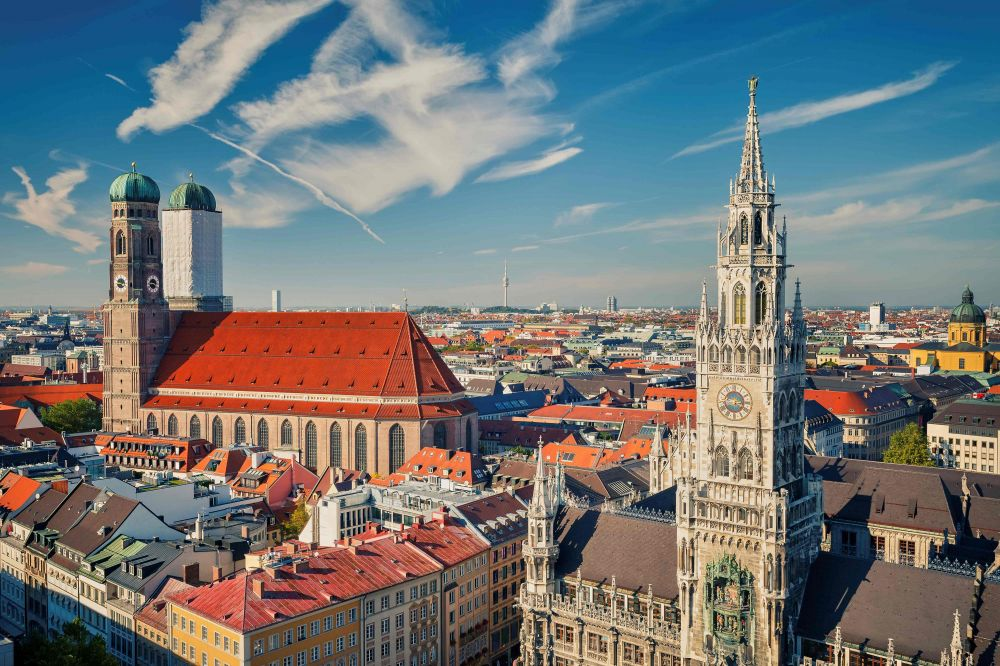
#> input picture tp1/image_orginale.jpg, 1000 x 666 px
$ python partie8.py
#> lines starting #> are read from the running program, lines starting #| are printed output that depends on the picture
"""
TP01 - Partie 8 : Histogramme de l'image
"""

from PIL import Image
import matplotlib.pyplot as plt
import os

os.makedirs("results", exist_ok=True)

# Charger l'image et la convertir en niveaux de gris
img = Image.open("image_orginale.jpg")
#> img is the input picture: PIL image 1000x666 RGB; mean R, G, B 113.7, 118.8, 120
img_gris = img.convert("L")
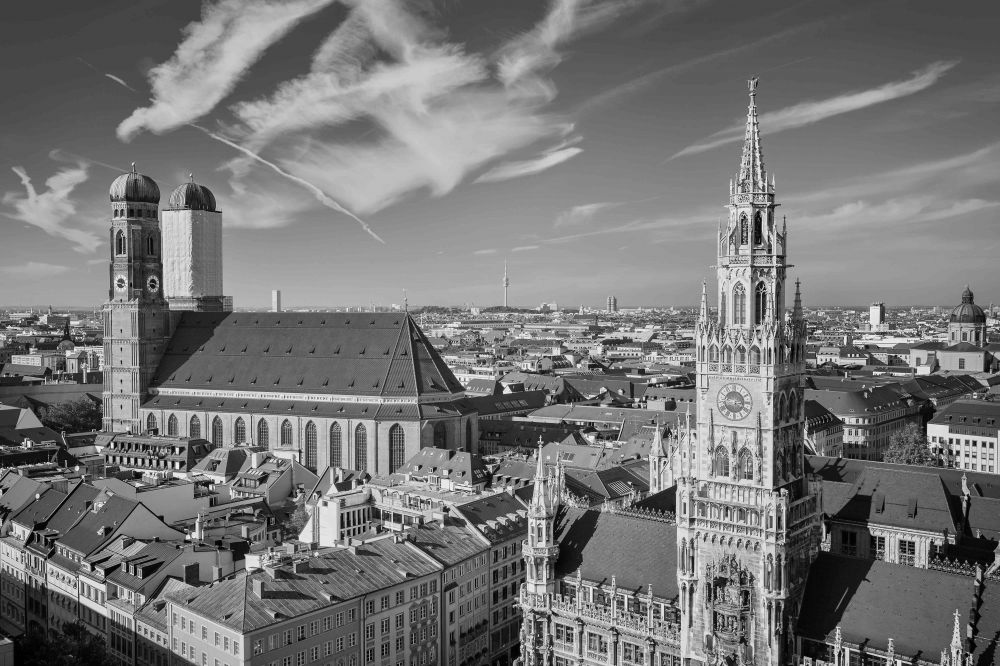
#> img_gris: PIL image 1000x666 L; min 0, max 253, mean 117.4

# Calculer l'histogramme (répartition des niveaux de gris 0-255)
histogramme = img_gris.histogram()
#> histogramme = 256 values, max 10338 at index 73, min 0 at index 251, mean 2601.6

# Afficher l'histogramme sous forme de courbe
plt.figure(figsize=(10, 5))
plt.plot(histogramme, color="black", linewidth=1)
plt.xlabel("Niveau de gris (0-255)")
plt.ylabel("Nombre de pixels")
plt.title("Histogramme de l'image en niveaux de gris")
plt.grid(True, alpha=0.3)
plt.tight_layout()

# Optionnel : sauvegarder la figure de l'histogramme
plt.savefig("results/histogramme.png", bbox_inches="tight")
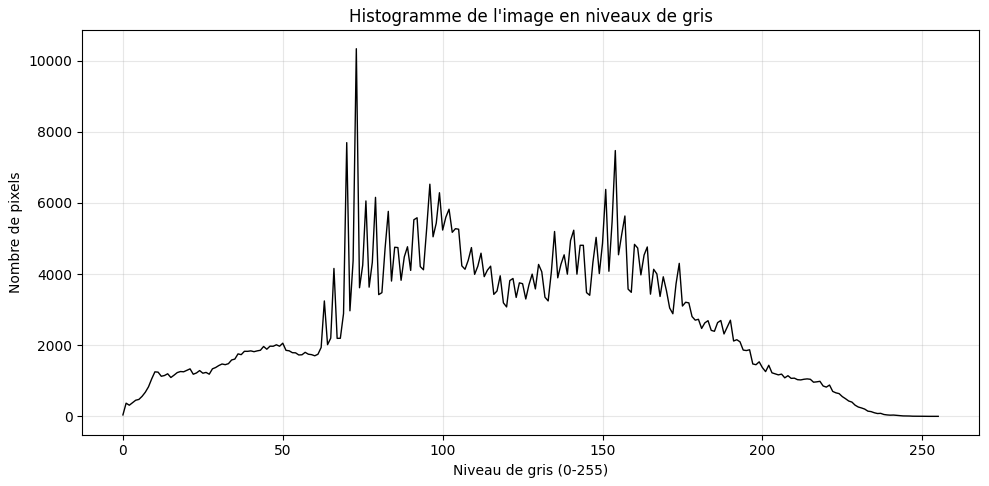
#> figure drawn by matplotlib, 1 panel; curve peaks at x = 73, y = 10338

plt.show()
